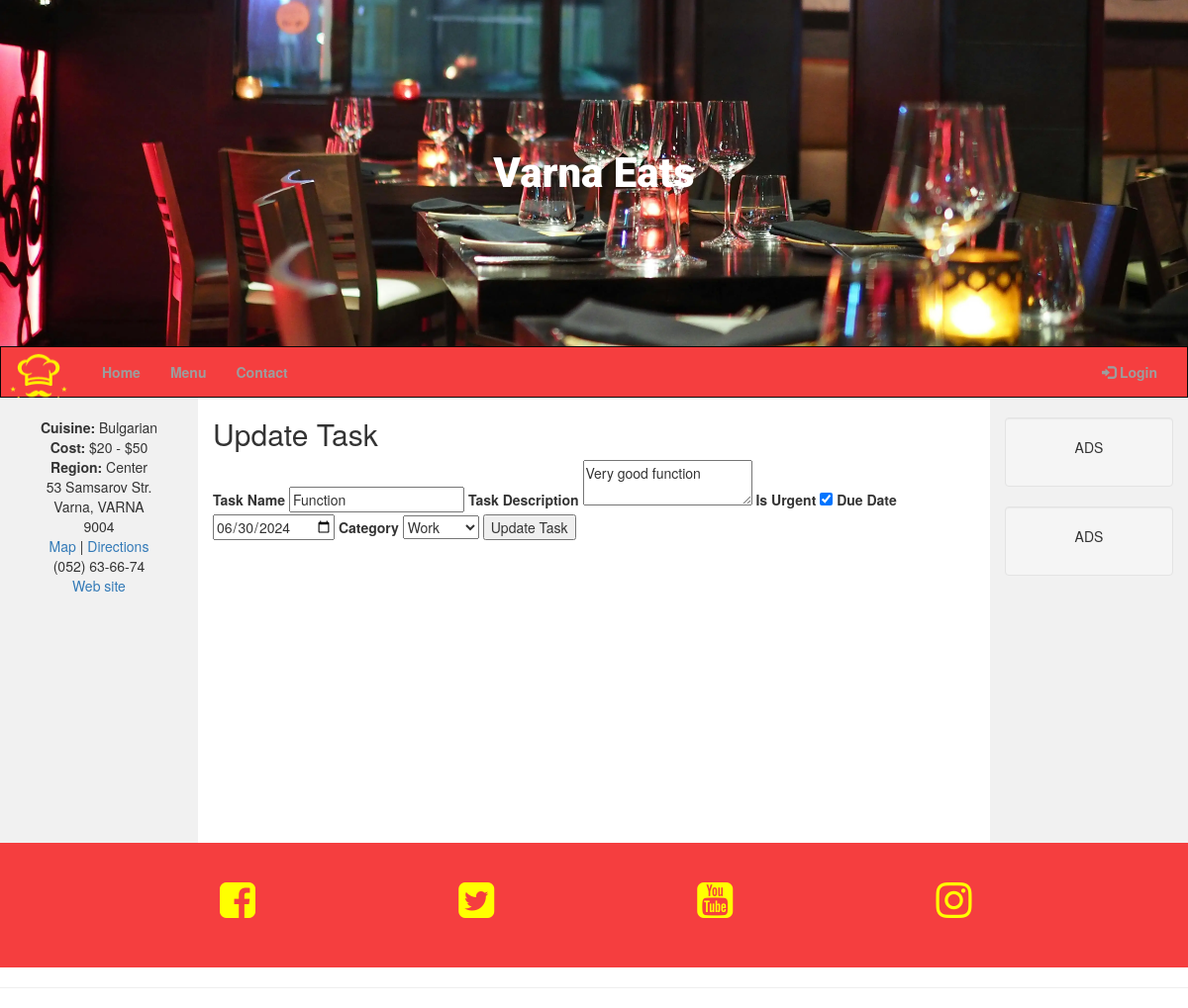
The page /update_task/1 on the database its author committed.
### run.py (models this page shows, shortened)
class Task(db.Model):
    id = db.Column(db.Integer, primary_key=True)
    task_name = db.Column(db.String(50), unique=True, nullable=False)
    task_description = db.Column(db.Text, nullable=False)
    is_urgent = db.Column(db.Boolean, default=False, nullable=False)
    due_date = db.Column(db.Date, nullable=False)
    category_id = db.Column(db.Integer, db.ForeignKey("category.id", ondelete="CASCADE"), nullable=False)

class Category(db.Model):
    id = db.Column(db.Integer, primary_key=True)
    category_name = db.Column(db.String(25), unique=True, nullable=False)
    tasks = db.relationship("Task", backref="category", cascade="all, delete", lazy=True)

### run.py (the view, shortened to what this page needs)
@app.route("/update_task/<int:task_id>", methods=["GET", "POST"])
def update_task(task_id):
    task = Task.query.get_or_404(task_id)
    categories = Category.query.all()
    return render_template("update_task.html", task=task, categories=categories)

### taskmanager/templates/update_task.html
{% extends "base.html" %}
{% block content %}
    <h2>Update Task</h2>
    <form method="post">
        <label for="task_name">Task Name</label>
        <input type="text" name="task_name" id="task_name" value="{{ task.task_name }}" required>
        <label for="task_description">Task Description</label>
        <textarea name="task_description" id="task_description" required>{{ task.task_description }}</textarea>
        <label for="is_urgent">Is Urgent</label>
        <input type="checkbox" name="is_urgent" id="is_urgent" {% if task.is_urgent %}checked{% endif %}>
        <label for="due_date">Due Date</label>
        <input type="date" name="due_date" id="due_date" value="{{ task.due_date }}" required>
        <label for="category_id">Category</label>
        <select name="category_id" id="category_id" required>
            {% for category in categories %}
                <option value="{{ category.id }}" {% if category.id == task.category_id %}selected{% endif %}>
                    {{ category.category_name }}
                </option>
            {% endfor %}
        </select>
        <button type="submit">Update Task</button>
    </form>
{% endblock %}

### taskmanager/static/css/style.css (style rules this page uses)
::placeholder { color: white; }

### rows shown on the page
Task: task_name "Function", task_description "Very good function", is_urgent "☑", due_date "06/30/2024", category_id "Work"
